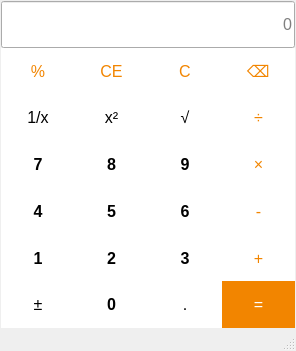
<?xml version="1.0" encoding="UTF-8"?>
<ui version="4.0">
 <class>MainWindow</class>
 <widget class="QMainWindow" name="MainWindow">
  <property name="geometry">
   <rect>
    <x>0</x>
    <y>0</y>
    <width>296</width>
    <height>351</height>
   </rect>
  </property>
  <property name="windowTitle">
   <string>计算器-xxx-2022</string>
  </property>
  <property name="windowIcon">
   <iconset theme="QIcon::ThemeIcon::Computer"/>
  </property>
  <property name="styleSheet">
   <string notr="true">QPushButton{
    border:none;
 	background-color: white;
	font: &quot;Consolas&quot;;
	font-size:16px;
}
#btnNum0,#btnNum1,#btnNum2,#btnNum3,#btnNum4,#btnNum5,#btnNum6,#btnNum7,#btnNum8,#btnNum9{
	font:bold;
}

QPushButton:hover{
	background-color: rgb(234, 234, 234);
}
QPushButton:pressed{
	background-color: rgb(234, 234, 234);
}

QPushButton#btnPlus ,#btnSub,#btnDiv,#btnMul,#btnClear,#btnClearAll,#btnBack,#btnMod{
	color: rgb(242, 133, 0);
}

#btnEqual{
	background-color:rgb(242, 133, 0);
	color:white;
}

QLineEdit{
	font-size:16px
}</string>
  </property>
  <widget class="QWidget" name="centralwidget">
   <layout class="QGridLayout" name="gridLayout_2">
    <property name="leftMargin">
     <number>1</number>
    </property>
    <property name="topMargin">
     <number>1</number>
    </property>
    <property name="rightMargin">
     <number>1</number>
    </property>
    <property name="bottomMargin">
     <number>1</number>
    </property>
    <property name="horizontalSpacing">
     <number>1</number>
    </property>
    <property name="verticalSpacing">
     <number>3</number>
    </property>
    <item row="0" column="0">
     <layout class="QGridLayout" name="gridLayout">
      <item row="5" column="2">
       <widget class="QPushButton" name="btnNum3">
        <property name="sizePolicy">
         <sizepolicy hsizetype="Preferred" vsizetype="Preferred">
          <horstretch>0</horstretch>
          <verstretch>0</verstretch>
         </sizepolicy>
        </property>
        <property name="text">
         <string>3</string>
        </property>
       </widget>
      </item>
      <item row="5" column="0">
       <widget class="QPushButton" name="btnNum1">
        <property name="sizePolicy">
         <sizepolicy hsizetype="Preferred" vsizetype="Preferred">
          <horstretch>0</horstretch>
          <verstretch>0</verstretch>
         </sizepolicy>
        </property>
        <property name="text">
         <string>1</string>
        </property>
       </widget>
      </item>
      <item row="3" column="2">
       <widget class="QPushButton" name="btnNum9">
        <property name="sizePolicy">
         <sizepolicy hsizetype="Preferred" vsizetype="Preferred">
          <horstretch>0</horstretch>
          <verstretch>0</verstretch>
         </sizepolicy>
        </property>
        <property name="text">
         <string>9</string>
        </property>
       </widget>
      </item>
      <item row="2" column="3">
       <widget class="QPushButton" name="btnDiv">
        <property name="sizePolicy">
         <sizepolicy hsizetype="Preferred" vsizetype="Preferred">
          <horstretch>0</horstretch>
          <verstretch>0</verstretch>
         </sizepolicy>
        </property>
        <property name="text">
         <string>÷</string>
        </property>
       </widget>
      </item>
      <item row="6" column="0">
       <widget class="QPushButton" name="btnOpp">
        <property name="sizePolicy">
         <sizepolicy hsizetype="Preferred" vsizetype="Preferred">
          <horstretch>0</horstretch>
          <verstretch>0</verstretch>
         </sizepolicy>
        </property>
        <property name="text">
         <string>±</string>
        </property>
       </widget>
      </item>
      <item row="3" column="0">
       <widget class="QPushButton" name="btnNum7">
        <property name="sizePolicy">
         <sizepolicy hsizetype="Preferred" vsizetype="Preferred">
          <horstretch>0</horstretch>
          <verstretch>0</verstretch>
         </sizepolicy>
        </property>
        <property name="text">
         <string>7</string>
        </property>
       </widget>
      </item>
      <item row="4" column="3">
       <widget class="QPushButton" name="btnSub">
        <property name="sizePolicy">
         <sizepolicy hsizetype="Preferred" vsizetype="Preferred">
          <horstretch>0</horstretch>
          <verstretch>0</verstretch>
         </sizepolicy>
        </property>
        <property name="text">
         <string>-</string>
        </property>
       </widget>
      </item>
      <item row="0" column="0" colspan="4">
       <widget class="QLineEdit" name="display">
        <property name="sizePolicy">
         <sizepolicy hsizetype="Preferred" vsizetype="Preferred">
          <horstretch>0</horstretch>
          <verstretch>0</verstretch>
         </sizepolicy>
        </property>
        <property name="alignment">
         <set>Qt::AlignmentFlag::AlignRight|Qt::AlignmentFlag::AlignTrailing|Qt::AlignmentFlag::AlignVCenter</set>
        </property>
        <property name="placeholderText">
         <string>0</string>
        </property>
       </widget>
      </item>
      <item row="5" column="3">
       <widget class="QPushButton" name="btnPlus">
        <property name="sizePolicy">
         <sizepolicy hsizetype="Preferred" vsizetype="Preferred">
          <horstretch>0</horstretch>
          <verstretch>0</verstretch>
         </sizepolicy>
        </property>
        <property name="text">
         <string>+</string>
        </property>
       </widget>
      </item>
      <item row="4" column="0">
       <widget class="QPushButton" name="btnNum4">
        <property name="sizePolicy">
         <sizepolicy hsizetype="Preferred" vsizetype="Preferred">
          <horstretch>0</horstretch>
          <verstretch>0</verstretch>
         </sizepolicy>
        </property>
        <property name="text">
         <string>4</string>
        </property>
       </widget>
      </item>
      <item row="6" column="2">
       <widget class="QPushButton" name="btnPoint">
        <property name="sizePolicy">
         <sizepolicy hsizetype="Preferred" vsizetype="Preferred">
          <horstretch>0</horstretch>
          <verstretch>0</verstretch>
         </sizepolicy>
        </property>
        <property name="text">
         <string>.</string>
        </property>
       </widget>
      </item>
      <item row="4" column="1">
       <widget class="QPushButton" name="btnNum5">
        <property name="sizePolicy">
         <sizepolicy hsizetype="Preferred" vsizetype="Preferred">
          <horstretch>0</horstretch>
          <verstretch>0</verstretch>
         </sizepolicy>
        </property>
        <property name="text">
         <string>5</string>
        </property>
       </widget>
      </item>
      <item row="3" column="3">
       <widget class="QPushButton" name="btnMul">
        <property name="sizePolicy">
         <sizepolicy hsizetype="Preferred" vsizetype="Preferred">
          <horstretch>0</horstretch>
          <verstretch>0</verstretch>
         </sizepolicy>
        </property>
        <property name="text">
         <string>×</string>
        </property>
       </widget>
      </item>
      <item row="2" column="0">
       <widget class="QPushButton" name="btnFraction">
        <property name="sizePolicy">
         <sizepolicy hsizetype="Preferred" vsizetype="Preferred">
          <horstretch>0</horstretch>
          <verstretch>0</verstretch>
         </sizepolicy>
        </property>
        <property name="text">
         <string>1/x</string>
        </property>
       </widget>
      </item>
      <item row="3" column="1">
       <widget class="QPushButton" name="btnNum8">
        <property name="sizePolicy">
         <sizepolicy hsizetype="Preferred" vsizetype="Preferred">
          <horstretch>0</horstretch>
          <verstretch>0</verstretch>
         </sizepolicy>
        </property>
        <property name="text">
         <string>8</string>
        </property>
       </widget>
      </item>
      <item row="1" column="2">
       <widget class="QPushButton" name="btnClearAll">
        <property name="sizePolicy">
         <sizepolicy hsizetype="Preferred" vsizetype="Preferred">
          <horstretch>0</horstretch>
          <verstretch>0</verstretch>
         </sizepolicy>
        </property>
        <property name="text">
         <string>C</string>
        </property>
       </widget>
      </item>
      <item row="6" column="3">
       <widget class="QPushButton" name="btnEqual">
        <property name="sizePolicy">
         <sizepolicy hsizetype="Preferred" vsizetype="Preferred">
          <horstretch>0</horstretch>
          <verstretch>0</verstretch>
         </sizepolicy>
        </property>
        <property name="text">
         <string>=</string>
        </property>
       </widget>
      </item>
      <item row="1" column="3">
       <widget class="QPushButton" name="btnBack">
        <property name="sizePolicy">
         <sizepolicy hsizetype="Preferred" vsizetype="Preferred">
          <horstretch>0</horstretch>
          <verstretch>0</verstretch>
         </sizepolicy>
        </property>
        <property name="text">
         <string>⌫</string>
        </property>
       </widget>
      </item>
      <item row="6" column="1">
       <widget class="QPushButton" name="btnNum0">
        <property name="sizePolicy">
         <sizepolicy hsizetype="Preferred" vsizetype="Preferred">
          <horstretch>0</horstretch>
          <verstretch>0</verstretch>
         </sizepolicy>
        </property>
        <property name="text">
         <string>0</string>
        </property>
       </widget>
      </item>
      <item row="2" column="1">
       <widget class="QPushButton" name="btnSquare">
        <property name="sizePolicy">
         <sizepolicy hsizetype="Preferred" vsizetype="Preferred">
          <horstretch>0</horstretch>
          <verstretch>0</verstretch>
         </sizepolicy>
        </property>
        <property name="text">
         <string>x²</string>
        </property>
       </widget>
      </item>
      <item row="5" column="1">
       <widget class="QPushButton" name="btnNum2">
        <property name="sizePolicy">
         <sizepolicy hsizetype="Preferred" vsizetype="Preferred">
          <horstretch>0</horstretch>
          <verstretch>0</verstretch>
         </sizepolicy>
        </property>
        <property name="text">
         <string>2</string>
        </property>
       </widget>
      </item>
      <item row="1" column="1">
       <widget class="QPushButton" name="btnClear">
        <property name="sizePolicy">
         <sizepolicy hsizetype="Preferred" vsizetype="Preferred">
          <horstretch>0</horstretch>
          <verstretch>0</verstretch>
         </sizepolicy>
        </property>
        <property name="text">
         <string>CE</string>
        </property>
       </widget>
      </item>
      <item row="2" column="2">
       <widget class="QPushButton" name="btnSqrt">
        <property name="sizePolicy">
         <sizepolicy hsizetype="Preferred" vsizetype="Preferred">
          <horstretch>0</horstretch>
          <verstretch>0</verstretch>
         </sizepolicy>
        </property>
        <property name="text">
         <string>√</string>
        </property>
       </widget>
      </item>
      <item row="4" column="2">
       <widget class="QPushButton" name="btnNum6">
        <property name="sizePolicy">
         <sizepolicy hsizetype="Preferred" vsizetype="Preferred">
          <horstretch>0</horstretch>
          <verstretch>0</verstretch>
         </sizepolicy>
        </property>
        <property name="text">
         <string>6</string>
        </property>
       </widget>
      </item>
      <item row="1" column="0">
       <widget class="QPushButton" name="btnMod">
        <property name="sizePolicy">
         <sizepolicy hsizetype="Preferred" vsizetype="Preferred">
          <horstretch>0</horstretch>
          <verstretch>0</verstretch>
         </sizepolicy>
        </property>
        <property name="text">
         <string>%</string>
        </property>
       </widget>
      </item>
     </layout>
    </item>
   </layout>
  </widget>
  <widget class="QStatusBar" name="statusbar"/>
  <widget class="QMenuBar" name="menubar">
   <property name="geometry">
    <rect>
     <x>0</x>
     <y>0</y>
     <width>296</width>
     <height>18</height>
    </rect>
   </property>
  </widget>
 </widget>
 <resources/>
 <connections/>
</ui>
